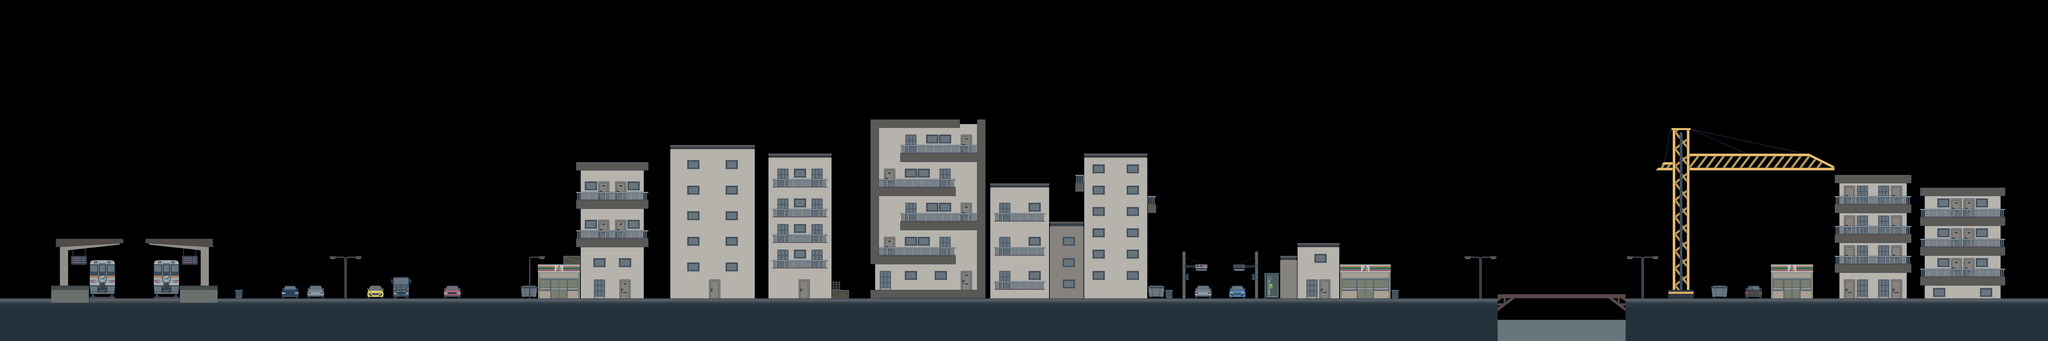

The image is a tile-based game level rendered from a .tmx file. Its description and source (layers, tilesets, objects; grid data summarised) follow:
An orthogonal 480x80 tile map with 16x16 px tiles, 4 tile layers (plan_3, collisions, plan_2, plan_1), 1 hidden layer not drawn and 52 objects.

<map version="1.9" tiledversion="1.9.2" orientation="orthogonal" renderorder="right-down" width="480" height="80" tilewidth="16" tileheight="16" infinite="0" nextlayerid="10" nextobjectid="57">
 <editorsettings>
  <export target="map_niveau4.json" format="json" />
 </editorsettings>
 <tileset firstgid="1" name="tileset" tilewidth="16" tileheight="16" tilecount="2397" columns="51">
  <image source="../tileset.png" width="816" height="752" />
 </tileset>
 <imagelayer id="2" name="guide" visible="0" opacity="0.5">
  <image source="guide_lvl4.png" />
 </imagelayer>
 <layer id="3" name="plan_3" width="480" height="80">
  <data>[38400 cells, 2799 non-empty, 246 distinct tile ids]</data>
 </layer>
 <layer id="1" name="collisions" width="480" height="80">
  <data>[38400 cells, 8812 non-empty, 469 distinct tile ids]</data>
 </layer>
 <layer id="5" name="plan_2" width="480" height="80">
  <data>[38400 cells, 1519 non-empty, 76 distinct tile ids]</data>
 </layer>
 <objectgroup id="6" name="ennemi1">
  <object id="1" x="503" y="1069">
   <point />
  </object>
  <object id="6" x="1410" y="1056">
   <point />
  </object>
  <object id="7" x="1616" y="1098">
   <point />
  </object>
  <object id="8" x="2076" y="968">
   <point />
  </object>
  <object id="9" x="2225" y="865">
   <point />
  </object>
  <object id="10" x="2378" y="724">
   <point />
  </object>
  <object id="11" x="2281" y="719">
   <point />
  </object>
  <object id="12" x="2385" y="593">
   <point />
  </object>
  <object id="13" x="2319" y="589">
   <point />
  </object>
  <object id="14" x="2242" y="591">
   <point />
  </object>
  <object id="15" x="2550" y="529">
   <point />
  </object>
  <object id="16" x="2913" y="562">
   <point />
  </object>
  <object id="17" x="3078" y="567">
   <point />
  </object>
  <object id="18" x="3248" y="1091">
   <point />
  </object>
  <object id="19" x="3395" y="1056">
   <point />
  </object>
  <object id="20" x="3585" y="1054">
   <point />
  </object>
  <object id="21" x="3374" y="921">
   <point />
  </object>
  <object id="22" x="3408" y="809">
   <point />
  </object>
  <object id="23" x="3583" y="802">
   <point />
  </object>
  <object id="24" x="3543" y="674">
   <point />
  </object>
  <object id="25" x="3499" y="672">
   <point />
  </object>
  <object id="26" x="3411" y="546">
   <point />
  </object>
  <object id="27" x="3577" y="430">
   <point />
  </object>
  <object id="28" x="3750" y="668">
   <point />
  </object>
  <object id="29" x="3804" y="674">
   <point />
  </object>
  <object id="30" x="4048" y="800">
   <point />
  </object>
  <object id="31" x="4096" y="558">
   <point />
  </object>
  <object id="32" x="4421" y="1087">
   <point />
  </object>
  <object id="33" x="4575" y="1091">
   <point />
  </object>
  <object id="34" x="4838" y="940">
   <point />
  </object>
  <object id="35" x="5045" y="973">
   <point />
  </object>
  <object id="36" x="5078" y="972">
   <point />
  </object>
  <object id="37" x="5189" y="978">
   <point />
  </object>
  <object id="38" x="5279" y="1111">
   <point />
  </object>
  <object id="39" x="6223" y="1090">
   <point />
  </object>
  <object id="40" x="6184" y="1089">
   <point />
  </object>
  <object id="41" x="6386" y="1089">
   <point />
  </object>
  <object id="42" x="6910" y="638">
   <point />
  </object>
  <object id="43" x="7141" y="641">
   <point />
  </object>
  <object id="44" x="7104" y="638">
   <point />
  </object>
  <object id="45" x="7241" y="679">
   <point />
  </object>
  <object id="46" x="7305" y="793">
   <point />
  </object>
  <object id="47" x="7104" y="850">
   <point />
  </object>
  <object id="48" x="7046" y="856">
   <point />
  </object>
  <object id="49" x="7227" y="899">
   <point />
  </object>
  <object id="50" x="7239" y="1011">
   <point />
  </object>
  <object id="51" x="7279" y="1009">
   <point />
  </object>
  <object id="52" x="7420" y="1008">
   <point />
  </object>
 </objectgroup>
 <objectgroup id="7" name="ennemi2">
  <object id="56" x="845" y="1065">
   <point />
  </object>
 </objectgroup>
 <objectgroup id="8" name="ennemi3">
  <object id="55" x="1029" y="1062">
   <point />
  </object>
 </objectgroup>
 <objectgroup id="9" name="ennemi4">
  <object id="53" x="605" y="858">
   <point />
  </object>
  <object id="54" x="1243" y="1073">
   <point />
  </object>
 </objectgroup>
 <layer id="4" name="plan_1" width="480" height="80">
  <data>[38400 cells, 710 non-empty, 29 distinct tile ids]</data>
 </layer>
</map>
